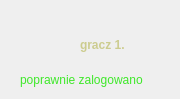
         <widget class="QWidget" name="player1of2_logged_stacked">
          <widget class="QLabel" name="player_icon_label_10">
           <property name="geometry">
            <rect>
             <x>20</x>
             <y>30</y>
             <width>41</width>
             <height>31</height>
            </rect>
           </property>
           <property name="styleSheet">
            <string notr="true">QLabel {
	
	image: url(:/newPrefix/images/gamer.png);
}</string>
           </property>
           <property name="text">
            <string/>
           </property>
          </widget>
          <widget class="QLabel" name="correct_cred_label_4">
           <property name="geometry">
            <rect>
             <x>20</x>
             <y>70</y>
             <width>151</width>
             <height>20</height>
            </rect>
           </property>
           <property name="styleSheet">
            <string notr="true">QLabel {
	
	color: rgb(62, 232, 41);
}</string>
           </property>
           <property name="text">
            <string>poprawnie zalogowano</string>
           </property>
          </widget>
          <widget class="QLabel" name="player1of2_name_label">
           <property name="geometry">
            <rect>
             <x>80</x>
             <y>35</y>
             <width>91</width>
             <height>20</height>
            </rect>
           </property>
           <property name="font">
            <font>
             <italic>false</italic>
             <bold>true</bold>
            </font>
           </property>
           <property name="styleSheet">
            <string notr="true">QLabel{
	
	color: rgb(204, 204, 143);
}</string>
           </property>
           <property name="text">
            <string>gracz 1.</string>
           </property>
          </widget>
         </widget>
